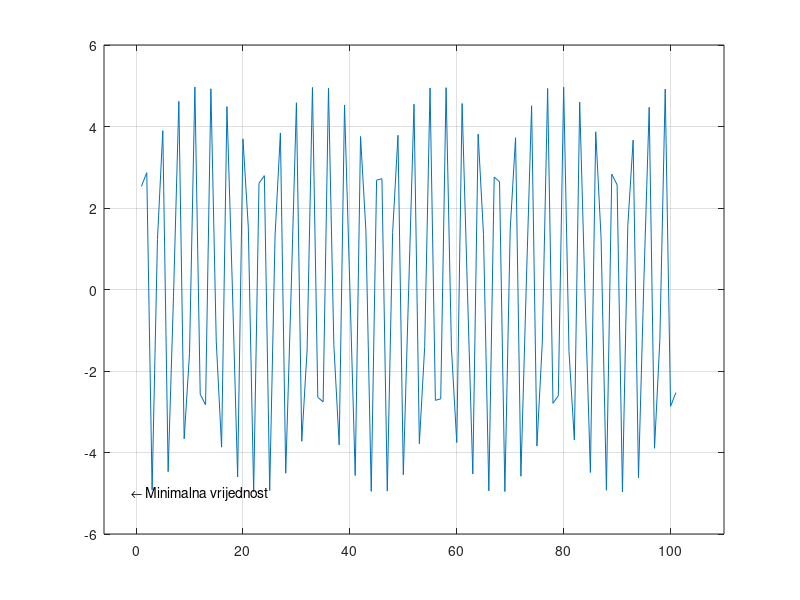

This chart was generated by the following MATLAB code:
x = -50:1:50; 
z = 5*sin(2*x); %FUNKCIJA 
plot(z); 
[x, f, m, n, k, v] = ga(@(x) 5*sin(2*x(1)), 1); %NAREDBA ZA POKRETANJE 
text(x, f, '\leftarrow Minimalna vrijednost'); 
axis([-6 110 -6 6]); 
grid ON
h=min(z)